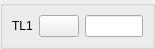
<ui version="4.0" >
 <class>DlgRef_1Sel_QTD</class>
 <widget class="QWidget" name="DlgRef_1Sel_QTD" >
  <property name="geometry" >
   <rect>
    <x>0</x>
    <y>0</y>
    <width>155</width>
    <height>45</height>
   </rect>
  </property>
  <property name="windowTitle" >
   <string/>
  </property>
  <layout class="QGridLayout" >
   <property name="margin" >
    <number>0</number>
   </property>
   <property name="spacing" >
    <number>0</number>
   </property>
   <item row="0" column="0" >
    <widget class="QGroupBox" name="GroupBox1" >
     <property name="sizePolicy" >
      <sizepolicy>
       <hsizetype>7</hsizetype>
       <vsizetype>7</vsizetype>
       <horstretch>0</horstretch>
       <verstretch>0</verstretch>
      </sizepolicy>
     </property>
     <property name="title" >
      <string/>
     </property>
     <layout class="QGridLayout" >
      <property name="margin" >
       <number>9</number>
      </property>
      <property name="spacing" >
       <number>6</number>
      </property>
      <item row="0" column="2" >
       <widget class="QLineEdit" name="LineEdit1" />
      </item>
      <item row="0" column="1" >
       <widget class="QPushButton" name="PushButton1" >
        <property name="sizePolicy" >
         <sizepolicy>
          <hsizetype>0</hsizetype>
          <vsizetype>0</vsizetype>
          <horstretch>0</horstretch>
          <verstretch>0</verstretch>
         </sizepolicy>
        </property>
        <property name="text" >
         <string/>
        </property>
       </widget>
      </item>
      <item row="0" column="0" >
       <widget class="QLabel" name="TextLabel1" >
        <property name="sizePolicy" >
         <sizepolicy>
          <hsizetype>0</hsizetype>
          <vsizetype>0</vsizetype>
          <horstretch>0</horstretch>
          <verstretch>0</verstretch>
         </sizepolicy>
        </property>
        <property name="text" >
         <string>TL1</string>
        </property>
        <property name="wordWrap" >
         <bool>false</bool>
        </property>
       </widget>
      </item>
     </layout>
    </widget>
   </item>
  </layout>
 </widget>
 <layoutdefault spacing="6" margin="11" />
 <pixmapfunction>qPixmapFromMimeSource</pixmapfunction>
 <tabstops>
  <tabstop>PushButton1</tabstop>
  <tabstop>LineEdit1</tabstop>
 </tabstops>
 <resources/>
 <connections/>
</ui>
